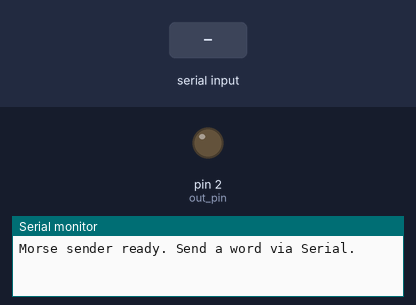
A sketch run on a simulated Arduino Uno, built with avr-gcc and run on an emulated ATmega328P. Shown: output pins drawn as LEDs (lit = HIGH), the last lines printed to the serial monitor. Dashed ring = blinking. Inputs (shaded band) come from the test bench.

Above: at 1.2 s.
1.3 s: "1\n" received over Serial
At 1.75 s:
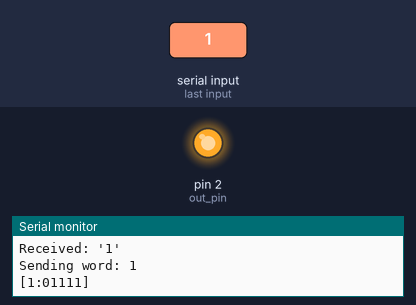
4.3 s: "5\n" received over Serial
At 4.85 s:
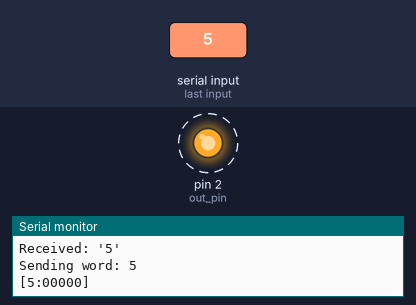
7.3 s: "90\n" received over Serial
At 13.3 s:
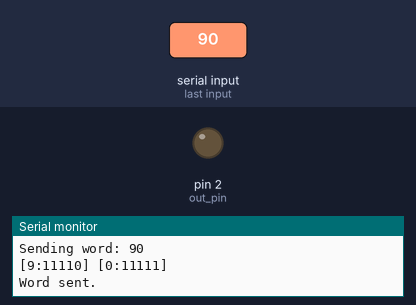
Timing chart, 0 to 14.8 s (numbered marks = the images above; inputs shaded):
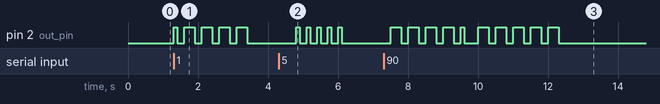

The sketch:

Transmiter.ino
```cpp
const int out_pin = 2;

const char* morseCodes[36] = {
    "01", "1000", "1010", "100", "0", "0010", "110", "0000", "00", "0111",
    "101", "0100", "11", "10", "111", "0110", "1101", "010", "000", "1",
    "001", "0001", "011", "1001", "1011", "1100",
    "11111", "01111", "00111", "00011", "00001", "00000", "10000", "11000", "11100", "11110"
};

void sendMorseBit(bool isDash) {
    digitalWrite(out_pin, HIGH);
    delay(isDash ? 300 : 100);
    digitalWrite(out_pin, LOW);
    delay(100);
}

void sendMorseChar(char c) {
    int index = -1;
    if (c >= 'A' && c <= 'Z') {
        index = c - 'A';
    } else if (c >= '0' && c <= '9') {
        index = 26 + (c - '0');
    }
    if (index == -1) {
        Serial.print("(skip:'");
        Serial.print(c);
        Serial.print("')");
        return;
    }

    const char* code = morseCodes[index];
    Serial.print("[");
    Serial.print(c);
    Serial.print(":");
    Serial.print(code);
    Serial.print("] ");

    for (int i = 0; code[i] != '\0'; i++) {
        sendMorseBit(code[i] == '1');
        if (code[i + 1] != '\0') delay(100);
    }
}

void sendMorseWord(const char* word) {
    Serial.print("Sending word: ");
    Serial.println(word);

    for (int i = 0; word[i] != '\0'; i++) {
        char c = word[i];
        if (c >= 'a' && c <= 'z') c -= 32;
        sendMorseChar(c);
        delay(300);
    }

    Serial.println();
    Serial.println("Word sent.");
}

void setup() {
    pinMode(out_pin, OUTPUT);
    digitalWrite(out_pin, LOW);
    Serial.begin(9600);
    Serial.println("Morse sender ready. Send a word via Serial.");
}

void loop() {
    if (Serial.available()) {
        String word = Serial.readStringUntil('\n');
        word.trim();

        if (word.length() > 0) {
            Serial.print("Received: '");
            Serial.print(word);
            Serial.println("'");
            sendMorseWord(word.c_str());
            delay(1000);
        } else {
            Serial.println("Empty input.");
        }
    }
}
```

Measured:
- after the input at 1.3 s, pin 2 (out_pin): LOW → HIGH at once, then repeats every 0.50 s: LOW 0.20 s, HIGH 0.30 s, until it stays LOW from 3.4 s
- after the input at 4.3 s, pin 2 (out_pin): alternates HIGH for 0.10 s and LOW for 0.20 s, 10 changes in all, then stays LOW, starting after 0.50 s
- after the input at 7.3 s, pin 2 (out_pin): goes 4 × (HIGH 0.30 s, LOW 0.20 s), HIGH 0.10 s, LOW 0.40 s, 4 × (HIGH 0.30 s, LOW 0.20 s), HIGH 0.30 s, then LOW, starting after 0.20 s
